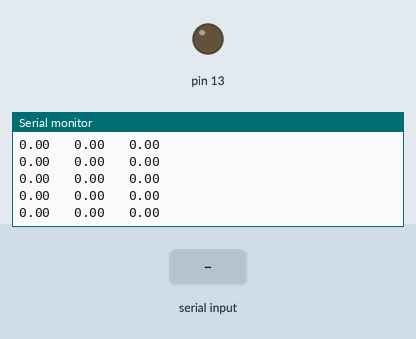
This sketch was run on a simulated Arduino Uno, built with avr-gcc and run on an emulated ATmega328P. On the bench: output pins drawn as LEDs (lit = HIGH), the last lines printed to the serial monitor. The inputs (shaded band) are chosen by the test bench.

Above: at 1.2 s.
1.3 s: "setposition,1\n" received over Serial
At 2.1 s:
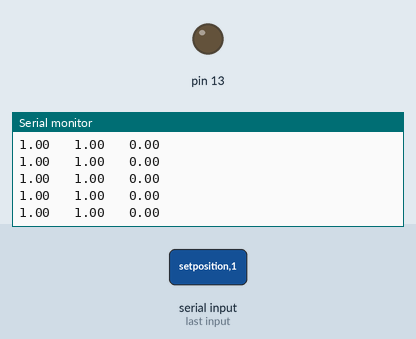
4.3 s: "getposition,1\n" received over Serial
At 4.8 s:
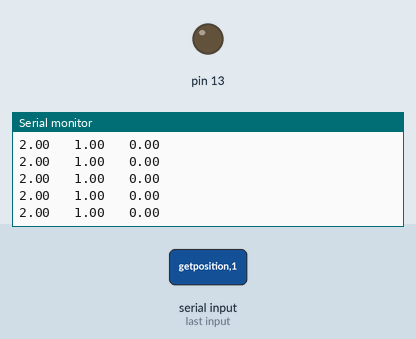
Timing chart, 0 to 5.6 s (numbered marks = the images above; inputs shaded):
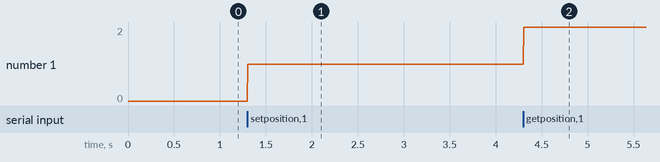

The sketch:

communications-test.ino
```cpp
float data[3];

void setup() {
  Serial.begin(115200);
  pinMode(13, OUTPUT);
}

void loop() {

  get_command(data);

  for (int i = 0; i < (sizeof(data)/sizeof(float)); i++) {
    Serial.print(data[i]);
    Serial.print("   ");
  }

  Serial.println();
  delay(1);

}

void get_command(float received_data[]) {
  String command; //create string to hold command

  while (Serial.available()) { //as long as there is data in the buffer

    char c = Serial.read(); //store one character
    command += c; //append the character to the string
  }

  if (command.length() != 0) { //if we have a command we need to parse and update things

    String part1; //string will be split into three parts
    String part2;
    String part3;

    int first_index = command.indexOf(","); //need to set the indexes in order to parse properly
    int second_index = command.indexOf(",", first_index + 1);

    part1 = command.substring(0, first_index); //get command string
    part2 = command.substring(first_index + 1, command.indexOf(",", first_index + 1)); //get axis
    part3 = command.substring(second_index + 1, command.indexOf(",", second_index + 1)); //get position (if available, if not results in command string

    //depending on what command we got set different values
    if (part1.equalsIgnoreCase("setposition")) { //setposition command received
      received_data[0] = 1;
      received_data[1] = part2.toFloat(); //set the current axis
      received_data[2] = part3.toFloat(); //set the new position
      Serial.println("SET POSITION");
    }
    else if (part1.equalsIgnoreCase("getposition")) { //getposition command received
      received_data[0] = 2;
      received_data[1] = part2.toFloat(); //set the current axis
      received_data[2] = part3.toFloat(); //set the new position
      Serial.println("GET POSITION");
    }
    else if (part1.equalsIgnoreCase("home")) { //homing command received
      received_data[0] = 3;
      received_data[1] = part2.toFloat(); //set the current axis
      received_data[2] = part3.toFloat(); //set the new position
      Serial.println("HOME");
    }
    else {
      Serial.println("ERROR COMMAND NOT RECOGNIZED"); //why are you sending me GARBAGE??!!
      received_data[0] = 0;
    }
    command = ""; //reset the command. Prolly not neccisary, but I don't know what's going on
  }
}
```

Measured:
- after the input at 1.3 s, the serial monitor: prints a new line at once (image 1)
- after the input at 4.3 s, the serial monitor: prints a new line at once (image 2)
- plotted number 1: 0 → 1 after the input at 1.3 s, 1 → 2 after the input at 4.3 s
